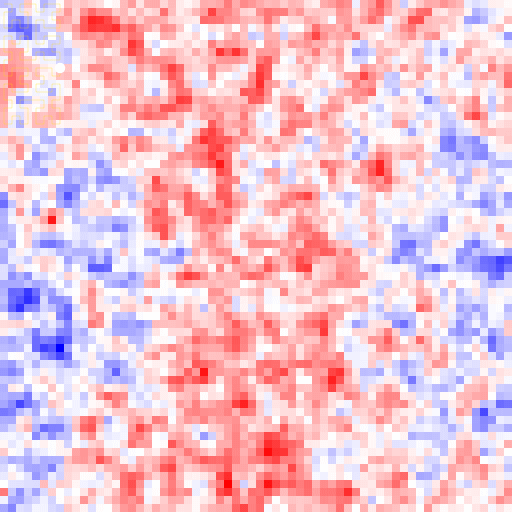
#> input picture cosmology/output/cmb_sky.gif, 512 x 512 px; its folder holds only this picture in this run
$ python verify_animation_frames.py ../../cosmology/output/cmb_sky.gif
#> lines starting #> are read from the running program, lines starting #| are printed output that depends on the picture; after the words box and inside, x2 and y2 are one past the last pixel; in counts of white or black regions, pixels touching at a corner belong together
#!/usr/bin/env python3
"""
verify_animation_frames.py — Frame-clipping check for pendulum GIFs

Loads every frame of one or more animated GIFs, finds the bounding box
of all non-background/non-support-line content in each frame (rod,
pivot, bob, and trail colors), and confirms that bounding box stays
within the image with a genuine margin on every single frame — not a
sample.

This exists because the double-pendulum default animation clipped on
76% of its frames (383/501) and nothing in the app's existing test
suite or correctness checks would have caught it — those check physics
(energy conservation, period, chaos sensitivity), not rendering. This
script checks the actual rendered pixels of the actual exported GIF,
which is the only way to catch a framing bug like this.

Usage:
    python3 tests/verify_animation_frames.py [gif_path ...]
    python3 tests/verify_animation_frames.py            # checks every *.gif in output/

Classification rule (see pendulum/AGENTS.md for the reasoning):
A pixel counts as "content" (rod/bob/pivot/trail) unless it is
near-achromatic (max channel - min channel < 12) AND light
(min channel > 120). That single rule captures the background
(RGBColor[0.97,0.97,1.0] ~ (247,247,255)) and the grey support line
(GrayLevel[0.6] ~ (153,153,153), plus its antialiased blend toward the
background) without excluding the darker pure greys used for the rod
and pivot (GrayLevel[0.35]~89, GrayLevel[0.2]~51 on the simple-pendulum
frame) or any of the chromatic rod/bob/trail colors.
"""

import sys
import glob
import os
import numpy as np
from PIL import Image, ImageSequence

MARGIN_PX = 3          # minimum required gap between content bbox and image edge
ACHROMATIC_TOL = 12    # max(R,G,B) - min(R,G,B) below this = "grey-ish"
LIGHT_THRESHOLD = 120  # min(R,G,B) above this = "light" (background or support line)


def content_mask(rgb_arr):
    """rgb_arr: HxWx3 uint8 numpy array. Returns HxW bool mask of content pixels."""
    lo = rgb_arr.min(axis=2).astype(np.int16)
    hi = rgb_arr.max(axis=2).astype(np.int16)
    achromatic = (hi - lo) < ACHROMATIC_TOL
    light = lo > LIGHT_THRESHOLD
    background_like = achromatic & light
    return ~background_like


def content_bbox(mask):
    """Returns (minRow, maxRow, minCol, maxCol) or None if no content pixels."""
    rows = np.any(mask, axis=1)
    cols = np.any(mask, axis=0)
    if not rows.any():
        return None
    min_row, max_row = np.where(rows)[0][[0, -1]]
    min_col, max_col = np.where(cols)[0][[0, -1]]
    return int(min_row), int(max_row), int(min_col), int(max_col)


def check_gif(path):
    im = Image.open(path)
    w, h = im.size
    n_frames = 0
    violations = []  # (frame_idx, side, distance)
    worst = {"top": None, "bottom": None, "left": None, "right": None}

    for frame in ImageSequence.Iterator(im):
        rgb_arr = np.array(frame.convert("RGB"))
        mask = content_mask(rgb_arr)
        bbox = content_bbox(mask)
        n_frames += 1
        if bbox is None:
            continue
        min_row, max_row, min_col, max_col = bbox

        top_margin = min_row
        bottom_margin = (h - 1) - max_row
        left_margin = min_col
        right_margin = (w - 1) - max_col

        for side, margin in (("top", top_margin), ("bottom", bottom_margin),
                              ("left", left_margin), ("right", right_margin)):
            if margin < MARGIN_PX:
                violations.append((n_frames - 1, side, margin))
            if worst[side] is None or margin < worst[side]:
                worst[side] = margin

    return {
        "path": path,
        "n_frames": n_frames,
        "size": (w, h),
        "violations": violations,
        "worst": worst,
    }


def report(result):
    path = result["path"]
    n = result["n_frames"]
    w, h = result["size"]
    violations = result["violations"]
    worst = result["worst"]
    name = os.path.basename(path)

    status = "FAIL" if violations else "PASS"
    print(f"[{status}] {name}  ({n} frames, {w}x{h}px, required margin >= {MARGIN_PX}px)")
    print(f"       worst-case margins observed: "
          f"top={worst['top']}px  bottom={worst['bottom']}px  "
          f"left={worst['left']}px  right={worst['right']}px")

    if violations:
        by_side = {}
        for idx, side, margin in violations:
            by_side.setdefault(side, []).append((idx, margin))
        n_frames_affected = len({idx for idx, _, _ in violations})
        print(f"       {n_frames_affected}/{n} frames ({100.0*n_frames_affected/n:.1f}%) "
              f"violate the margin on at least one side")
        for side, items in by_side.items():
            worst_item = min(items, key=lambda t: t[1])
            print(f"       side={side}: {len(items)} frames violate; "
                  f"worst = frame {worst_item[0]} at {worst_item[1]}px "
                  f"({'clipped' if worst_item[1] < 0 else 'inside margin'})")
    print()
    return status == "PASS"


def main():
    args = sys.argv[1:]
    if args:
        paths = args
    else:
        out_dir = os.path.join(os.path.dirname(__file__), "..", "output")
        paths = sorted(glob.glob(os.path.join(out_dir, "*.gif")))

    if not paths:
        print("No GIF files found to check.")
        sys.exit(1)

    all_pass = True
    for path in paths:
        result = check_gif(path)
#> in check_gif, im is the input picture: PIL image 512x512 P; mean R, G, B 239, 193.8, 209.5
#> the loop in check_gif, `for frame in ImageSequence.Iterator(im):` made 32 passes
#> pass 1, in content_mask, `lo = rgb_arr.min(axis=2).astype(np.int16)`:
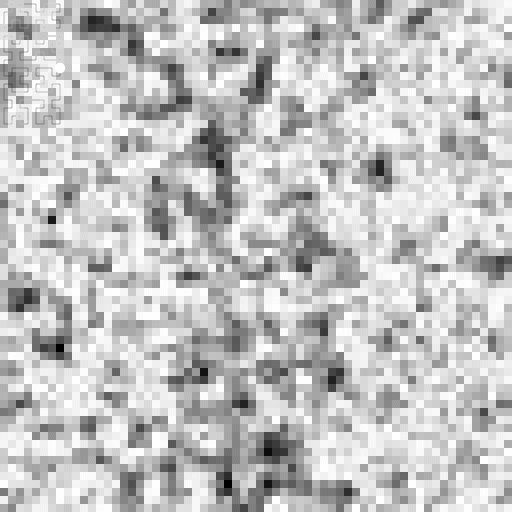
#> lo: shape (512, 512) int16; min 0, max 254, mean 193.6
#> pass 1, in content_mask, `achromatic = (hi - lo) < ACHROMATIC_TOL`:
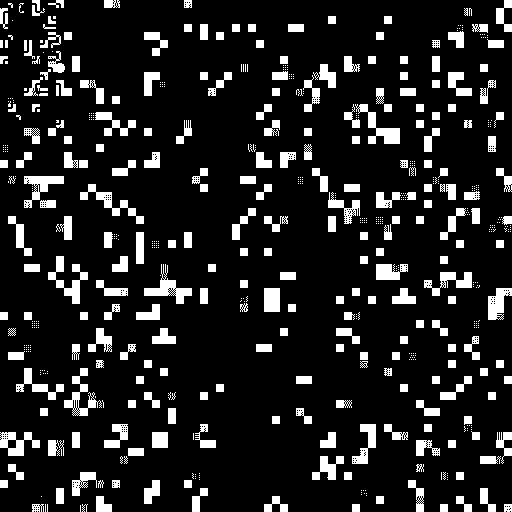
#> achromatic: shape (512, 512) bool; 13.1% white; 643 white regions (389 under 20 px), largest, box (x1, y1, x2, y2) and area: (48, 256, 88, 304) 640, (144, 264, 192, 304) 600, (355, 104, 400, 144) 595
#> pass 1, in content_mask, `light = lo > LIGHT_THRESHOLD`:
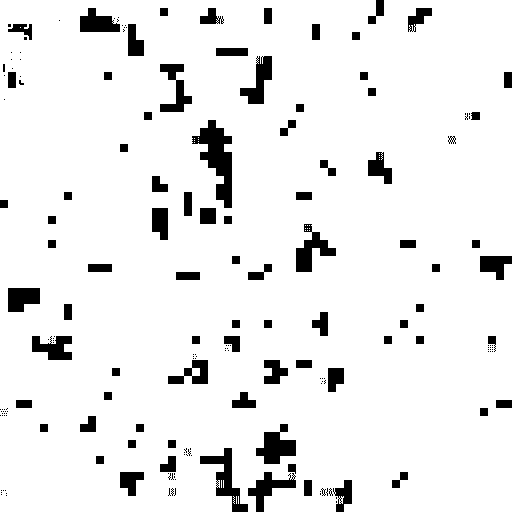
#> light: shape (512, 512) bool; 92.4% white; 190 black regions (106 under 20 px), largest, box (x1, y1, x2, y2) and area: (192, 120, 232, 208) 1654, (200, 448, 248, 512) 964, (256, 424, 296, 464) 896
#> after the loop in check_gif, `for frame in ImageSequence.Iterator(im):`:
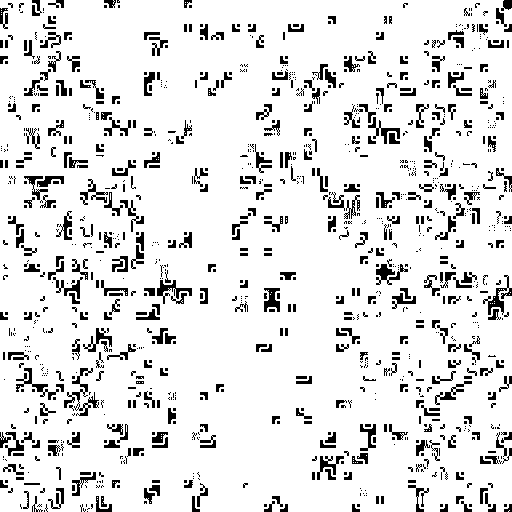
#> mask: shape (512, 512) bool; 88.5% white; 1168 black regions (766 under 20 px), largest, box (x1, y1, x2, y2) and area: (64, 368, 99, 416) 437, (483, 275, 512, 315) 313, (16, 368, 59, 400) 301
#> after the loop in check_gif, `for frame in ImageSequence.Iterator(im):`:
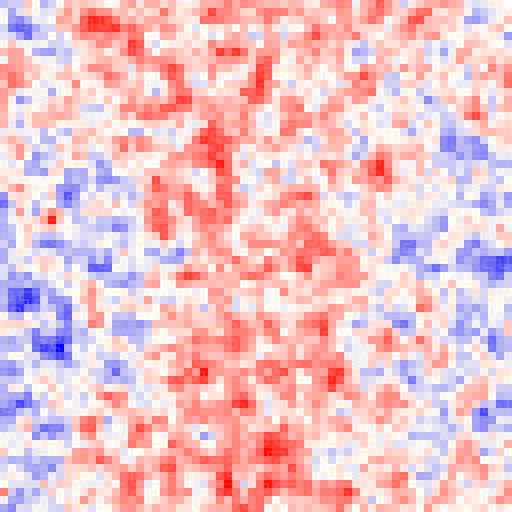
#> rgb_arr: shape (512, 512, 3); mean R, G, B 239.5, 194.7, 202
#> after the loop in check_gif, `for frame in ImageSequence.Iterator(im):`: n_frames = 32; violations = 128 items, first 6: (0, 'top', 0), (0, 'bottom', 0), (0, 'left', 0), (0, 'right', 0), (1, 'top', 0), (1, 'bottom', 0); worst = {'top': 0, 'bottom': 0, 'left': 0, 'right': 0}
#> result = 5 items
        ok = report(result)
#> in report, `path = result["path"]`: path = '../../cosmology/output/cmb_sky.gif'
#> in report, `n = result["n_frames"]`: n = 32
#> in report, `w, h = result["size"]`: w = 512
#> in report, `worst = result["worst"]`: worst = {'top': 0, 'bottom': 0, 'left': 0, 'right': 0}
#> in report, `status = "FAIL" if violations else "PASS"`: status = 'FAIL'
#| [FAIL] cmb_sky.gif  (32 frames, 512x512px, required margin >= 3px)
#|        worst-case margins observed: top=0px  bottom=0px  left=0px  right=0px
#> the loop in report, `for idx, side, margin in violations:` made 128 passes
#> (idx, side) on passes 2 to 13: (0, 'bottom'), (0, 'left'), (0, 'right'), (1, 'top'), (1, 'bottom'), (1, 'left'), (1, 'right'), (2, 'top'), (2, 'bottom'), (2, 'left'), (2, 'right'), (3, 'top')
#> side on pass 1: 'top'
#> after the loop in report, `for idx, side, margin in violations:`: by_side = 4 items
#> in report, `n_frames_affected = len({idx for idx, _, _ in violations})`: n_frames_affected = 32
#|        32/32 frames (100.0%) violate the margin on at least one side
#> the loop in report, `for side, items in by_side.items():` made 4 passes
#|        side=top: 32 frames violate; worst = frame 0 at 0px (inside margin)
#|        side=bottom: 32 frames violate; worst = frame 0 at 0px (inside margin)
#|        side=left: 32 frames violate; worst = frame 0 at 0px (inside margin)
#|        side=right: 32 frames violate; worst = frame 0 at 0px (inside margin)
#> ok = False
        all_pass = all_pass and ok
#> all_pass = False

    print("=" * 60)
    print("ALL PASS" if all_pass else "SOME ANIMATIONS FAILED — see above")
#| SOME ANIMATIONS FAILED — see above
#> (the run stopped early here; a loop or call above may not have finished)
